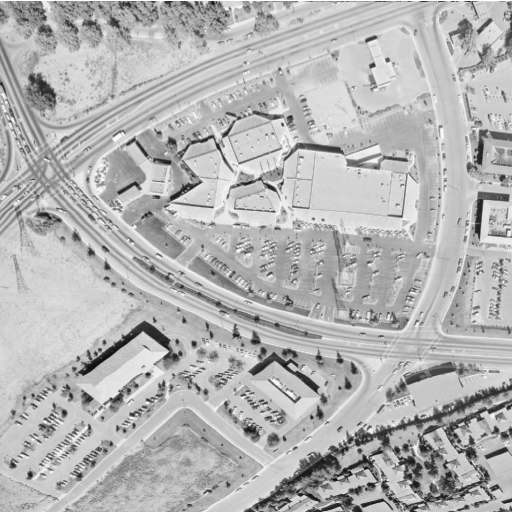
%> input picture Prácticas/Práctica 3/Entrega/5.2.09.tiff, 512 x 512 px
$ octave Ejercicio_6a.m   (GNU Octave 9; MATLAB toolbox functions it lacks are replaced by stand-ins)
%> lines starting %> are read from the running program, lines starting %| are printed output that depends on the picture
I = imread('5.2.09.tiff');
%> I is the input picture: size 512x512 uint8; min 12, max 255, mean 180.6

imshow(I);

figure, imhist(I)
%> after `imhist(I)`:
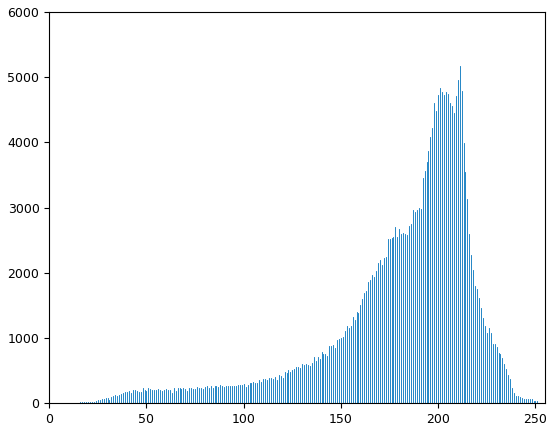
%> figure redrawn from the program's plot data; highest point at x = 211, y = 5173
figure, histeq(I)
%> after `histeq(I)`:
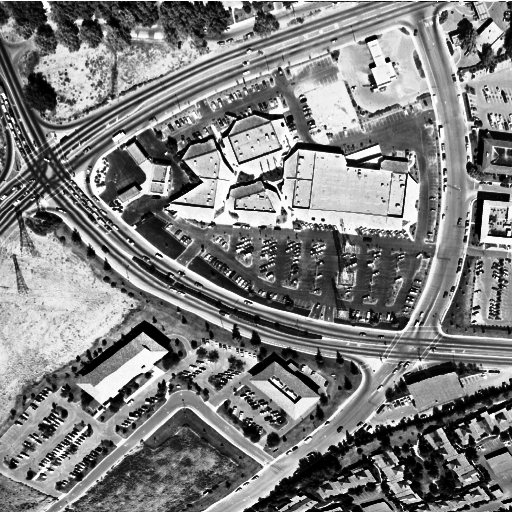
%> ans: size 512x512 uint8; min 0, max 255, mean 126.8
figure, imhist(histeq(I))
%> after `imhist(histeq(I))`:
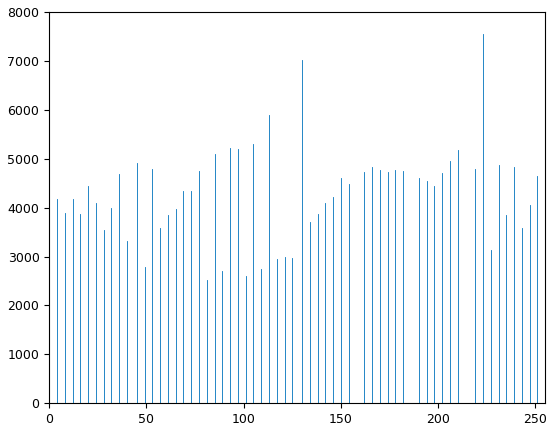
%> figure redrawn from the program's plot data; highest point at x = 223, y = 7542

% He elegido la imagen "5.2.09.tiff" porque
% presentaba una tonalidad bastante clara y
% pensé que sería más fácil mejorar su calidad
